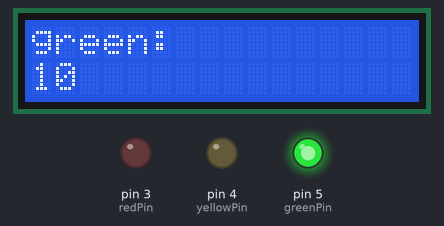
The sketch below on a simulated Arduino Uno, built with avr-gcc and run on an emulated ATmega328P. Shown: 16×2 character LCD, output pins drawn as LEDs (lit = HIGH).

Above: at 0.1 s.
At 4.1 s:
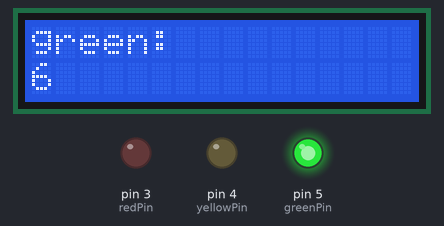
At 8.1 s:
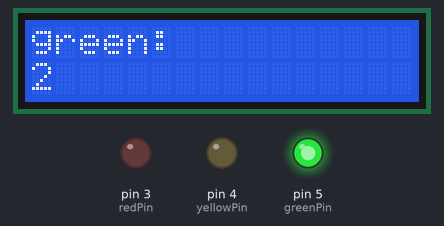
At 16.2 s:
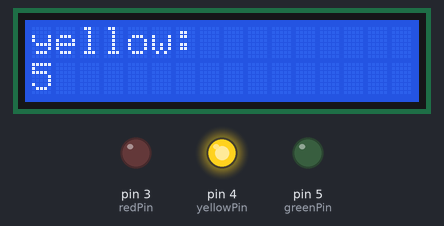
At 23.2 s:
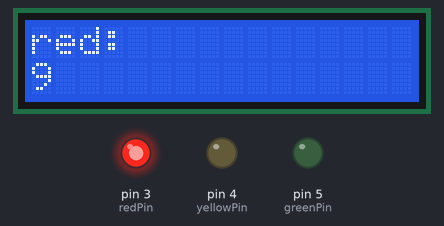
At 32.2 s:
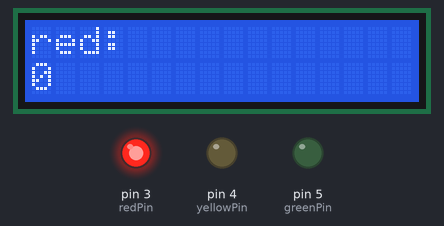
Timing chart, 0 to 34.7 s (numbered marks = the images above):
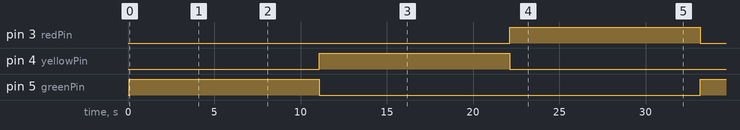

The sketch:

traffic_light.ino
```cpp
#include <LiquidCrystal_I2C.h>

#define I2C_ADDR    0x27
#define LCD_COLUMNS 16
#define LCD_LINES   2

const int redPin = 3;
const int yellowPin = 4;
const int greenPin = 5;


LiquidCrystal_I2C lcd(I2C_ADDR, LCD_COLUMNS, LCD_LINES);

void setup() {
  // Init
  lcd.init();
  lcd.backlight();
  pinMode(redPin, OUTPUT);
  pinMode(greenPin, OUTPUT);
  pinMode(yellowPin, OUTPUT);
}

void displayTrafficLight(String type) {
  digitalWrite(greenPin, LOW);
  digitalWrite(yellowPin, LOW);
  digitalWrite(redPin, LOW);

  if(type == "green") digitalWrite(greenPin, HIGH);
  else if(type == "yellow") digitalWrite(yellowPin, HIGH);
  else if(type == "red") digitalWrite(redPin, HIGH);

  lcd.clear();
  lcd.setCursor(0, 0);
  lcd.print(type + ":");
  lcd.setCursor(0, 1);
  for(int i = 10; i >= 0; i--) {
    lcd.print(i);

    delay(1000);
    if(i == 10) {
      lcd.setCursor(1, 1);
      lcd.print(" ");
    }
    lcd.setCursor(0, 1);
  }
}


void loop() {
  displayTrafficLight("green");
  displayTrafficLight("yellow");
  displayTrafficLight("red");
}
```

Measured:
- by itself, pin 3 (redPin): LOW → HIGH at 22.1 s, → LOW 11.0 s later
- by itself, pin 4 (yellowPin): LOW → HIGH at 11.1 s, → LOW 11.0 s later
- by itself, pin 5 (greenPin): LOW → HIGH at 0.06 s, → LOW 11.0 s later, → HIGH 22.1 s later
- what the display in image 1 shows lasts 1.0 s, from 4.1 s to 5.1 s
